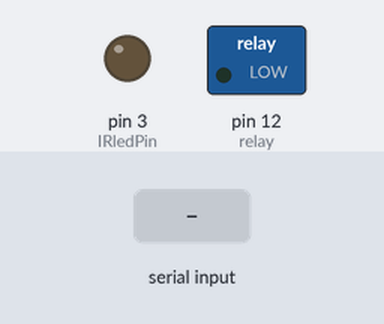
This sketch was run on a simulated Arduino Uno, built with avr-gcc and run on an emulated ATmega328P. Shown: switched loads named in the sketch (green lamp = pin HIGH), output pins drawn as LEDs (lit = HIGH). Inputs (shaded band) come from the test bench. What the sketch prints to the serial monitor is not drawn.

Above: at 1.2 s.
1.3 s: "c" received over Serial
At 1.39 s:
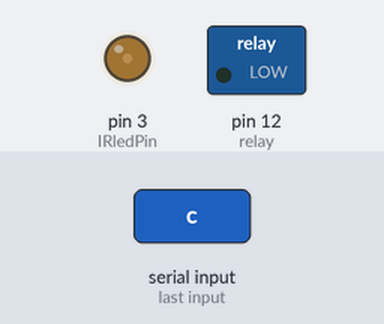
3.0 s: "a" received over Serial
At 3.5 s:
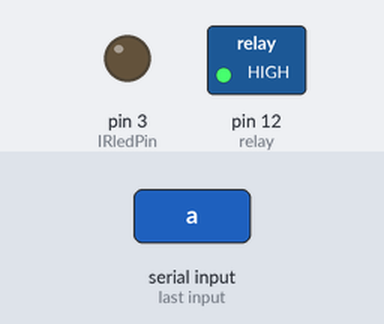
4.5 s: "d" received over Serial
7.5 s: "e" received over Serial
At 7.59 s:
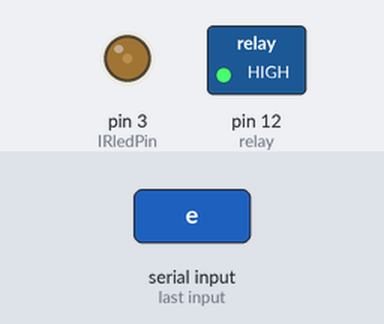
Timing chart, 0 to 10.0 s (numbered marks = the images above; inputs shaded):
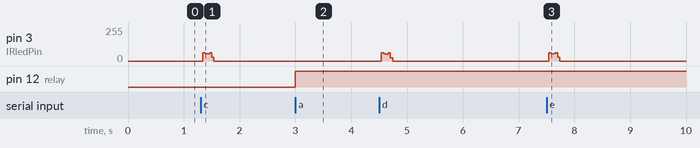

Measured:
- after the input at 1.3 s, pin 3 (IRledPin): 0/255 → 53/255 at once, → 0/255 0.12 s later
- after the input at 3.0 s, pin 12 (relay): LOW → HIGH at once
- after the input at 7.5 s, pin 3 (IRledPin): 0/255 → 53/255 at once, → 0/255 0.12 s later

The sketch:

bat_ac.ino
```cpp
#include <avr/pgmspace.h>
int data;  //for relay
int IRledPin =  3;
unsigned int displayInt;

void setup(){
  pinMode(12, OUTPUT); //relay
  pinMode(IRledPin, OUTPUT);
  Serial.begin(9600);
}

//RAW buttons data
const  int on_off[] PROGMEM = {9360, 4720,560, 1800,540, 1780,580, 640,540, 620,560, 620,560, 620,560, 620,560, 1800,560, 620,560, 1780,560, 1780,560, 640,560, 620,560, 620,560, 600,580, 640,560, 1780,560, 1780,560, 1780,560, 640,560, 620,560, 620,560, 620,560, 620,560, 640,540, 640,540, 620,560, 640,560, 620,560, 620,560, 1800,540, 1800,560, 640,540, 600,580, 620,560, 620,560, 640,540, 640,540, 640,540, 640,560, 640,540, 620,560, 620,560, 640,540, 640,540, 640,540, 640,540, 640,560, 8340,560, 640,560, 640,520, 640,560, 640,540, 640,540, 640,540, 620,560, 640,560, 620,560, 620,540, 640,560, 640,540, 640,540, 640,540, 620,560, 640,540, 640,560, 640,520, 640,560, 640,540, 640,540, 640,540, 640,540, 640,540, 640,560, 620,560, 620,560, 620,560, 620,560, 640,540, 640,540, 640,540, 640,560, 620,560, 620,560, 620,560, 620,560, 640,540, 640,540, 640,540, 640,560, 620,540, 660,540, 620,560, 640,540, 640,540, 640,540, 640,540, 660,540, 620,540, 640,560, 620,560, 640,540, 640,540, 640,540, 700,560, 1780,540, 1800,560, 1800,560, 620,560, 620,560, 640,540, 1800,540, 1800,540};

const  int heat32[] PROGMEM =  {9360, 4720,560, 1780,560, 1800,540, 640,540, 640,560, 620,560, 620,560, 620,560, 1800,540, 620,560, 1800,540, 1780,560, 660,540, 620,540, 640,540, 640,540, 620,580, 620,560, 620,560, 620,560, 640,540, 640,540, 640,540, 620,560, 640,560, 620,540, 640,540, 640,540, 660,540, 620,540, 1820,540, 1800,540, 1800,540, 640,560, 620,560, 620,540, 640,560, 620,560, 640,540, 620,560, 640,540, 640,540, 620,560, 640,520, 660,540, 640,540, 640,540, 640,540, 640,540, 8360,540, 640,540, 640,540, 660,520, 660,540, 620,560, 640,540, 620,560, 640,540, 640,540, 640,540, 640,540, 640,540, 640,540, 640,540, 640,540, 640,540, 640,540, 640,540, 640,540, 640,560, 620,560, 620,560, 640,540, 640,540, 640,540, 640,540, 640,540, 640,540, 640,540, 640,540, 640,540, 640,540, 640,540, 640,540, 640,540, 640,560, 620,560, 620,560, 620,560, 640,520, 660,540, 640,540, 640,540, 640,540, 640,540, 640,540, 640,540, 640,540, 640,540, 640,540, 640,560, 620,540, 640,540, 640,560, 620,560, 700,540, 620,540, 640,560, 640,540, 620,560, 640,540, 1800,540, 1800,540, 1820,520};

const  int heat22[] PROGMEM  = {9340, 4740,540, 1780,580, 1760,580, 600,580, 600,600, 580,580, 600,580, 620,560, 1800,560, 620,560, 1780,560, 1780,560, 620,560, 600,580, 620,560, 620,560, 640,560, 1780,560, 1780,560, 600,580, 620,560, 580,600, 600,580, 620,560, 640,560, 580,600, 600,560, 620,560, 640,560, 600,580, 620,560, 1780,560, 640,540, 620,560, 620,560, 600,580, 640,560, 620,560, 600,560, 640,560, 600,580, 600,560, 640,560, 620,560, 620,560, 640,540, 620,560, 620,560, 640,540, 8360,540, 620,560, 620,560, 640,560, 620,540, 640,540, 640,540, 620,580, 620,540, 640,560, 620,560, 620,560, 620,580, 580,580, 620,560, 600,580, 640,540, 640,540, 640,560, 620,560, 620,540, 640,560, 620,560, 620,540, 640,580, 580,580, 620,560, 620,600, 580,560, 620,560, 620,580, 580,580, 620,560, 640,560, 600,560, 600,600, 620,560, 620,540, 640,560, 620,580, 600,540, 640,560, 620,560, 600,560, 640,600, 580,560, 600,560, 620,620, 580,580, 620,520, 660,560, 600,580, 620,540, 640,560, 580,580, 640,560, 680,560, 1780,540, 1780,600, 600,560, 620,540, 640,560, 600,560, 1820,540, 620,580};

const  int heat25[] PROGMEM =  {9360, 4720,580, 1780,540, 1800,560, 620,560, 620,560, 640,560, 600,560, 600,580, 1820,520, 640,540, 1820,520, 1800,560, 640,540, 620,560, 620,560, 600,580, 620,560, 1820,540, 1780,540, 640,540, 640,560, 640,540, 620,560, 620,560, 620,560, 640,560, 600,560, 620,560, 640,540, 1820,540, 1780,560, 1780,560, 640,540, 640,540, 640,540, 620,560, 640,540, 640,540, 620,560, 640,540, 640,540, 660,520, 640,540, 660,520, 640,560, 640,540, 620,560, 640,540, 620,560, 8340,560, 640,540, 640,540, 640,540, 640,540, 640,540, 640,540, 640,540, 640,560, 620,560, 620,560, 640,540, 620,540, 660,540, 620,560, 640,540, 640,540, 640,540, 620,560, 640,540, 640,540, 640,540, 640,540, 660,540, 620,540, 660,540, 620,560, 640,540, 620,560, 640,540, 640,540, 640,540, 640,540, 620,560, 640,540, 640,540, 640,540, 640,540, 660,520, 640,540, 660,520, 640,560, 620,560, 620,560, 640,540, 620,560, 620,560, 640,540, 640,540, 620,560, 640,540, 640,540, 640,540, 640,540, 640,540, 640,540, 720,540, 1780,560, 1800,540, 620,540, 660,540, 1800,540, 1800,540, 1800,560, 620,560};

const  int cold18[] PROGMEM = {9360, 4720,560, 1780,560, 1780,560, 640,540, 620,560, 660,520, 620,560, 620,560, 1800,560, 620,560, 1780,560, 1760,580, 640,560, 640,540, 620,540, 640,540, 640,560, 1780,580, 1760,560, 620,560, 640,540, 600,580, 660,520, 640,540, 640,560, 600,580, 1780,560, 620,560, 640,540, 640,540, 640,540, 640,540, 640,560, 600,580, 620,560, 620,540, 640,560, 620,560, 620,560, 620,560, 620,560, 620,560, 620,560, 640,540, 640,540, 640,540, 640,540, 640,540, 640,540, 8360,540, 640,560, 620,560, 640,540, 620,560, 640,540, 620,560, 640,540, 640,540, 640,540, 640,540, 640,540, 640,560, 620,540, 640,540, 640,560, 620,560, 620,540, 640,560, 620,560, 620,560, 620,560, 620,560, 640,540, 640,540, 640,540, 640,540, 640,540, 640,540, 640,560, 620,560, 620,560, 620,560, 620,560, 620,560, 640,540, 620,560, 620,560, 620,560, 640,540, 640,540, 640,540, 640,540, 640,560, 620,540, 640,540, 640,560, 620,540, 640,560, 620,540, 640,540, 660,520, 640,560, 640,540, 620,560, 640,540, 700,540, 1800,540, 640,540, 640,540, 640,560, 620,540, 640,560, 620,540, 640,540};

const  int cold23[] PROGMEM = {9360, 4740,560, 1760,560, 1800,560, 600,560, 640,560, 640,540, 620,560, 620,560, 1800,560, 600,580, 1780,560, 1760,580, 620,560, 620,560, 640,540, 620,560, 600,600, 1760,580, 1780,540, 640,540, 640,540, 620,580, 620,560, 600,580, 640,540, 600,600, 1780,560, 580,580, 640,560, 1780,540, 640,560, 1760,580, 640,540, 600,580, 640,540, 640,540, 640,560, 620,560, 620,540, 640,560, 620,560, 620,560, 620,540, 640,560, 640,540, 620,560, 620,560, 600,580, 620,560, 8360,540, 640,560, 620,560, 620,560, 620,560, 600,580, 620,540, 640,560, 620,560, 620,560, 620,560, 620,560, 620,560, 600,580, 600,580, 640,540, 640,540, 620,560, 640,540, 640,540, 640,560, 620,560, 620,560, 620,540, 640,560, 600,580, 620,540, 640,560, 620,560, 620,560, 640,540, 640,540, 640,540, 640,540, 620,560, 640,560, 620,540, 640,540, 640,540, 640,540, 640,540, 640,540, 640,560, 620,560, 620,540, 640,560, 620,560, 620,560, 640,540, 640,540, 640,540, 620,580, 620,540, 640,560, 620,560, 620,540, 700,540, 1800,540, 640,560, 620,560, 620,560, 1780,560, 620,560, 1800,540, 640,540};

const int fan[] PROGMEM = {9400, 4700,560, 1800,540, 1760,600, 560,600, 640,540, 640,540, 640,540, 640,540, 1760,620, 620,540, 1780,560, 1800,540, 640,560, 620,560, 600,580, 600,580, 620,560, 1780,560, 1780,580, 620,540, 640,560, 620,560, 600,580, 600,580, 640,540, 620,560, 640,540, 1800,560, 640,540, 620,560, 620,540, 660,540, 1800,540, 640,540, 640,540, 640,540, 620,580, 620,560, 620,560, 620,540, 660,540, 620,560, 640,540, 620,560, 640,540, 640,540, 620,560, 660,520, 640,540, 8360,560, 620,560, 620,540, 640,560, 640,540, 640,540, 620,560, 640,540, 620,580, 620,540, 620,560, 640,560, 620,540, 640,560, 620,540, 640,560, 620,560, 620,560, 620,560, 600,580, 640,540, 640,540, 640,540, 640,540, 640,540, 640,560, 620,560, 600,560, 640,560, 620,560, 620,560, 620,560, 620,560, 620,560, 640,540, 640,540, 620,560, 640,540, 640,540, 620,560, 640,560, 600,580, 620,540, 640,560, 600,560, 660,540, 620,560, 640,540, 620,560, 640,540, 620,560, 640,540, 640,560, 600,560, 620,580, 620,540, 700,540, 1800,560, 1780,560, 1780,560, 640,540, 640,540, 640,540, 640,540, 1800,560};

char incomingByte = 0;

void loop()
{
//relay on - a
//relay off - b
//AC on_off - c
//heat32 - d
//heat25 - e
//heat22 - f
//cold18 - g
//cold23 - h
//fan - l

  if (Serial.available() > 0) {

    incomingByte = Serial.read();

    Serial.print(incomingByte);

        switch (incomingByte) {
      case 'a':
         digitalWrite(12, HIGH);
        break;
      case 'b':
        digitalWrite(12, LOW);
        break;
      case 'c':
        send_data(on_off, sizeof(on_off) / sizeof(on_off[0]));
        break;
      case 'd':
        send_data(heat32, sizeof(heat32) / sizeof(heat32[0]));
        break;
      case 'e':
        send_data(heat25, sizeof(heat25) / sizeof(heat25[0]));
        break;
      case 'f':
        send_data(heat22, sizeof(heat22) / sizeof(heat22[0]));
        break;
      case 'g':
        send_data(cold18, sizeof(cold18) / sizeof(cold18[0]));
        break;
      case 'h':
        send_data(cold23, sizeof(cold23) / sizeof(cold23[0]));
        break;
      case 'l':
        send_data(fan, sizeof(fan) / sizeof(fan[0]));
        break;
    }
  }
}

void pulse(long microsecs) {
  cli();
  while (microsecs > 0)
  { // 38 kHz is about 13 microseconds high and 13 microseconds low
   digitalWrite(IRledPin, HIGH);  // this takes about 3 microseconds to happen
   delayMicroseconds(10);         // hang out for 10 microseconds, you can also change this to 9 if its not working
   digitalWrite(IRledPin, LOW);   // this also takes about 3 microseconds
   delayMicroseconds(10);         // hang out for 10 microseconds, you can also change this to 9 if its not working
   microsecs -= 26;   // so 26 microseconds altogether
  } sei();
}

//send data by IR
void send_data(int IRsignal[], int size){

   for (int k = 0; k < size; k=k+2)
  {
    pulse(pgm_read_word_near(IRsignal + k));
    delayMicroseconds(pgm_read_word_near(IRsignal + k+1));
  };
 }
```
